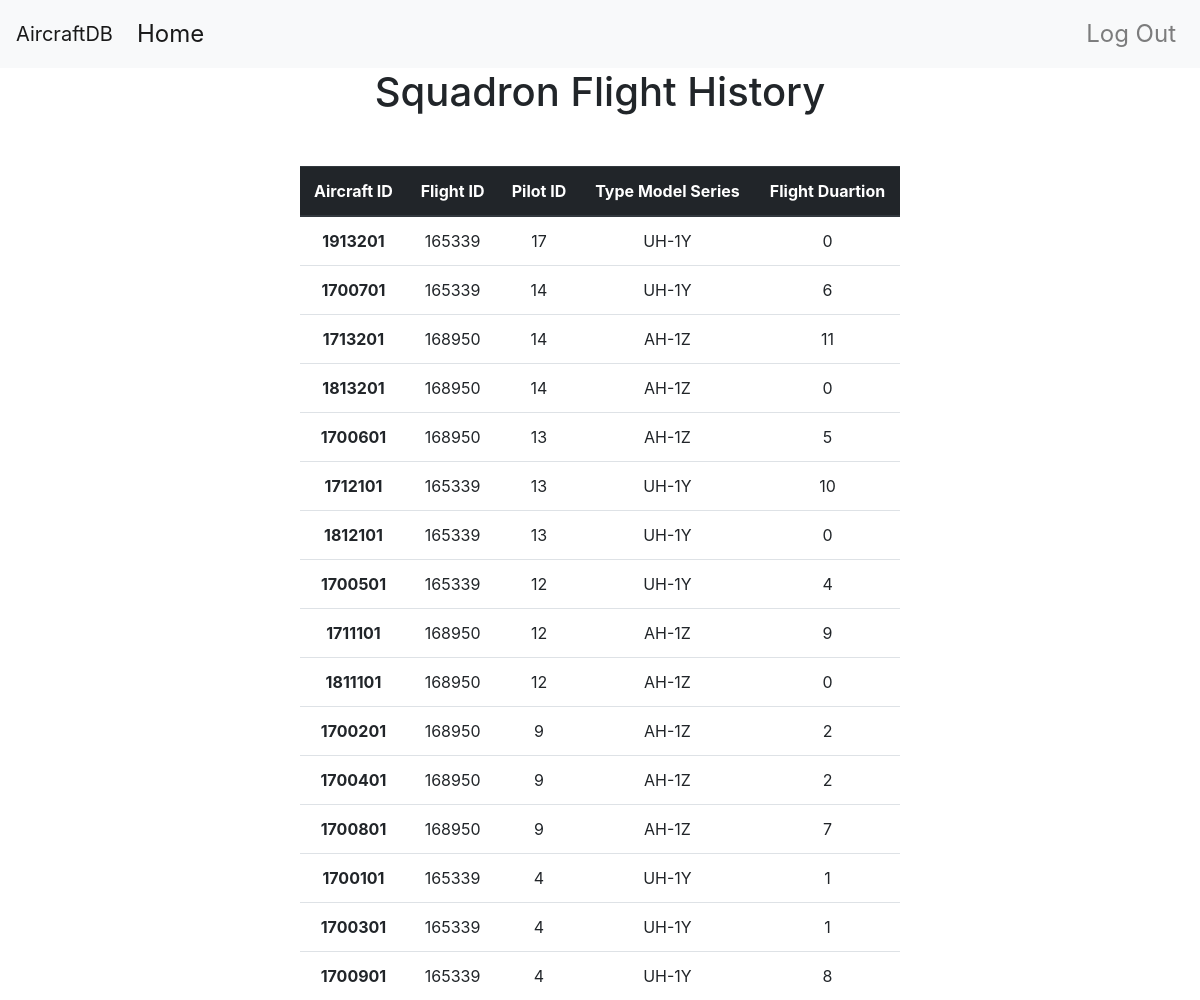
Page /pilot/squadron-history (signed in) on the committed database.
### app/models.py (models this page shows, shortened)
class Flight(db.Model):
    __tablename__ = 'flights'
    flight_id = db.Column(db.Integer, primary_key = True)
    pilot_id =db.Column(db.Integer, db.ForeignKey('pilot.id'))
    aircraft_id = db.Column(db.Integer, db.ForeignKey('aircrafts.aircraft_id'))
    hours = db.Column(db.Integer)
    flight_date = db.Column(db.String(150))

class Aircraft(db.Model):
    __tablename__= 'aircrafts'
    aircraft_id = db.Column(db.Integer, primary_key=True)
    t_m_s = db.Column(db.String(64))
    squadron_id = db.Column(db.Integer, db.ForeignKey('squadron.id'))
    airframe_hours = db.Column(db.Integer)
    '''
    Insert aircraft data into the database
    '''

### app/main/views.py (the view)
@main.route('/pilot/squadron-history')
def flight_squadron_history():
    result = []
    squadron_id = current_user.squadron_id
    sql = "SELECT squadron_id, aircrafts.aircraft_id, flight_id, pilot_id, t_m_s, hours FROM flights NATURAL JOIN aircrafts WHERE squadron_id = ? ORDER BY pilot_id DESC"
    c = db.engine.connect()
    for row in c.execute(sql, (squadron_id)):
        result.append(row)
    return render_template('pilot/squadron_history.html', data=result)

### app/models.py (called while the page is built)
@login_manager.user_loader
def user_loader(id):
    return User.query.get(id)

### app/templates/pilot/squadron_history.html
{% extends "base.html" %}
{% block page_content %}
<div class="table_heading">
    <h1>Squadron Flight History</h1>
</div>
  <div class="second-container">
    <table class="table">
    <thead class="thead-dark">
      <tr>
        <th scope="col">Aircraft ID</th>
        <th scope="col">Flight ID</th>
        <th scope="col">Pilot ID</th>
        <th scope="col">Type Model Series</th>
        <th scope="col">Flight Duartion</th>
      </tr>
    </thead>
    <tbody>
    {% for flight in data %}
      <tr>
        <th scope="row"> {{flight.flight_id}} </th>
        <td>{{flight.aircraft_id}}</td>
        <td>{{flight.pilot_id}}</td>
        <td>{{flight.t_m_s}}</td>
        <td>{{flight.hours}}</td>
      </tr>
      {% endfor %}
    </tbody>
  </table>
  </div>
{% endblock %}

### app/static/style.css (style rules this page uses)
div.second-container { margin-top: 50px; text-align: center; }
div.second-container table { width: 50%; margin: auto; float: none;; }
div.table_heading { text-align: center }

### rows in the picture
Flight: flight_id "1913201", aircraft_id "165339", pilot_id "17", t_m_s "UH-1Y", hours "0"
Flight: flight_id "1700701", aircraft_id "165339", pilot_id "14", t_m_s "UH-1Y", hours "6"
Flight: flight_id "1713201", aircraft_id "168950", pilot_id "14", t_m_s "AH-1Z", hours "11"
Flight: flight_id "1813201", aircraft_id "168950", pilot_id "14", t_m_s "AH-1Z", hours "0"
Flight: flight_id "1700601", aircraft_id "168950", pilot_id "13", t_m_s "AH-1Z", hours "5"
Flight: flight_id "1712101", aircraft_id "165339", pilot_id "13", t_m_s "UH-1Y", hours "10"
Flight: flight_id "1812101", aircraft_id "165339", pilot_id "13", t_m_s "UH-1Y", hours "0"
Flight: flight_id "1700501", aircraft_id "165339", pilot_id "12", t_m_s "UH-1Y", hours "4"
Flight: flight_id "1711101", aircraft_id "168950", pilot_id "12", t_m_s "AH-1Z", hours "9"
Flight: flight_id "1811101", aircraft_id "168950", pilot_id "12", t_m_s "AH-1Z", hours "0"
Flight: flight_id "1700201", aircraft_id "168950", pilot_id "9", t_m_s "AH-1Z", hours "2"
Flight: flight_id "1700401", aircraft_id "168950", pilot_id "9", t_m_s "AH-1Z", hours "2"
Flight: flight_id "1700801", aircraft_id "168950", pilot_id "9", t_m_s "AH-1Z", hours "7"
Flight: flight_id "1700101", aircraft_id "165339", pilot_id "4", t_m_s "UH-1Y", hours "1"
Flight: flight_id "1700301", aircraft_id "165339", pilot_id "4", t_m_s "UH-1Y", hours "1"
Flight: flight_id "1700901", aircraft_id "165339", pilot_id "4", t_m_s "UH-1Y", hours "8"
